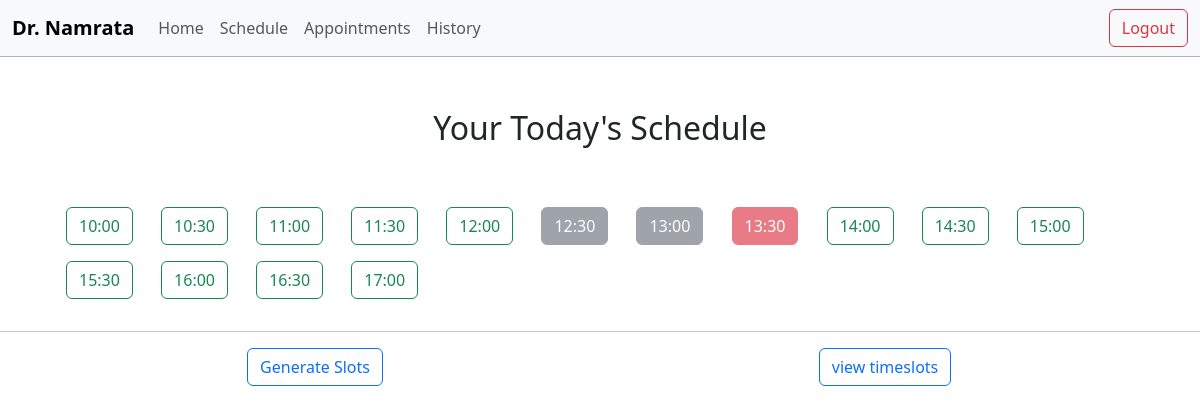
The page /doctor/schedule/ (signed in) on the database its author committed.
### accounts/models.py (models this page shows, shortened)
class CustomUser(AbstractBaseUser, PermissionsMixin):
    email = models.EmailField(unique=True)
    first_name = models.CharField(max_length=30)
    last_name = models.CharField(max_length=30)
    phone_number = models.CharField(max_length=15)
    is_active = models.BooleanField(default=True)
    is_staff = models.BooleanField(default=False)
    is_admin = models.BooleanField(default=False)
    is_superadmin = models.BooleanField(default=False)
    type = models.CharField(max_length=16, default='patient')
    objects = CustomUserManager()
    USERNAME_FIELD = 'email'
    REQUIRED_FIELDS = ['first_name']

### doctor/models.py (models this page shows)
class timeslot(models.Model):
    doctor_id=models.ForeignKey(Doctor,on_delete=models.CASCADE)
    slot_date = models.DateField()
    is_available = models.CharField(max_length=12, default='available')
    starttime = models.TimeField()

### doctor/views.py (the view)
# urls.py: path('schedule/',views.docschedule, name="doctors_schedule"),
@login_required(login_url='/login/')
def docschedule(request):
    docid = request.user.id
    slotset = timeslot.objects.filter(doctor_id_id = docid , slot_date = date.today())
    context = {'page':'Schedule','slots' : slotset}
    return render(request, 'doctor/schedule.html',context)

### templates/doctor/schedule.html
{% extends "basic_structure.html"%} {%block start%}
<div class="container mt-1">
  <div class="d-flex justify-content-center pt-5 p-1">
    <h2>Your Today's Schedule</h2>
  </div>
</div>
<div class="container mt-5">
{% if slots %}
{%for i in slots%}
  {%if i.is_available == 'available'%}
    <button type="button" class="btn btn-outline-success ms-4 mb-3 ">{{i.starttime|time:"H:i"}}</button>
  {%elif i.is_available == 'booked' %}
    <button type="button" class="btn btn-danger ms-4 mb-3" disabled>{{i.starttime|time:"H:i"}}</button>
  {%elif i.is_available == 'disabled'%}
    <button type="button" class="btn btn-secondary ms-4 mb-3" disabled>{{i.starttime|time:"H:i"}}</button>
  {%endif%}
{%endfor%}
{% else %}
<div class="container mt-1">
  <div class="d-flex justify-content-center p-4 mb-2">
    <h4>No Slots Generated</h4>
  </div>
</div>
{% endif %}
</div>
<hr>
<div class="container mt-1">
  <div class="row">
    <div class="col">
      <div class="d-flex justify-content-center">
          <a href="/doctor/generate-slot/" class="btn btn-outline-primary">Generate Slots</a>
      </div>
    </div>
    <div class="col">
      <div class="d-flex justify-content-center">
        <a href="/doctor/viewtimeslot/" class="btn btn-outline-primary">view timeslots</a>
      </div>
    </div>
  </div>
</div>
{%endblock%}

### templates/basic_structure.html (shortened to what this page needs)
<!DOCTYPE html>
<html lang="en">
<head>
    <link href="https://cdn.jsdelivr.net/npm/bootstrap@5.3.0-alpha1/dist/css/bootstrap.min.css" rel="stylesheet">
<link href="https://cdn.jsdelivr.net/npm/bootstrap@5.3.3/dist/css/bootstrap.min.css" rel="stylesheet">
</head>
<body>
      <nav class="navbar navbar-expand-lg bg-light ">
        <div class="container-fluid">
          <a class="navbar-brand" href="/doctor/doctors-profile/"><b>Dr. {{request.user.first_name}}</b></a>
          <div class="collapse navbar-collapse" id="navbarSupportedContent">
            <ul class="navbar-nav me-auto mb-2 mb-lg-0">
              <li class="nav-item">
                <a class="nav-link" aria-current="page" href="/doctor/doc-home">Home</a>
              </li>
              <li class="nav-item">
                <a class="nav-link" href="/doctor/schedule/">Schedule</a>
              </li>
              <li class="nav-item">
                <a class="nav-link" href="/doctor/appointments/">Appointments</a>
              </li>
              <li class="nav-item">
                <a class="nav-link" href="/doctor/history/">History</a>
              </li>
            </ul>
            <a href="/logout/" class="btn btn-outline-danger " type="submit">Logout</a>
          </div>
        </div>
      </nav>
    {% block start%}
    {% endblock %}
</body>
</html>

### templates/basic_structure.html (style rules this page uses)
.navbar { border-bottom: 1px solid #b4b1b1; }

### rows shown on the page
CustomUser: user.first_name "Namrata"
timeslot: starttime "10:00"
timeslot: starttime "10:30"
timeslot: starttime "11:00"
timeslot: starttime "11:30"
timeslot: starttime "12:00"
timeslot: starttime "12:30"
timeslot: starttime "13:00"
timeslot: starttime "13:30"
timeslot: starttime "14:00"
timeslot: starttime "14:30"
timeslot: starttime "15:00"
timeslot: starttime "15:30"
timeslot: starttime "16:00"
timeslot: starttime "16:30"
timeslot: starttime "17:00"
